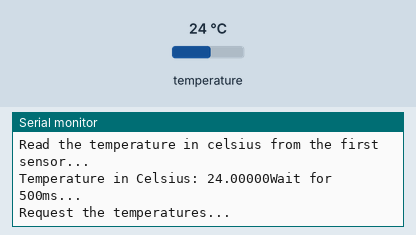
A sketch run on a simulated ESP32. On the bench: the last lines printed to the serial monitor. The inputs (shaded band) are chosen by the test bench; at power-on: temperature 24 °C.

Above: at 3.3 s.
3.4 s: temperature set to 12 °C
At 4.2 s:
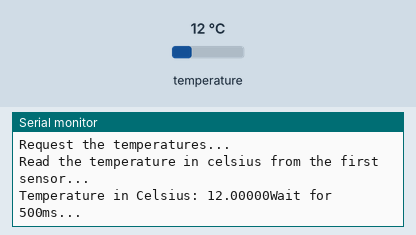
5.2 s: temperature set to 19 °C
At 6.2 s:
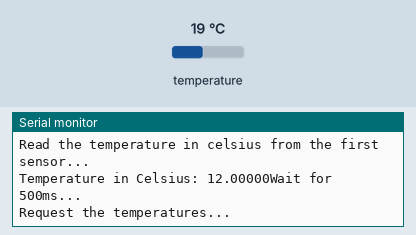
Timing chart, 0 to 8.2 s (numbered marks = the images above; inputs shaded):
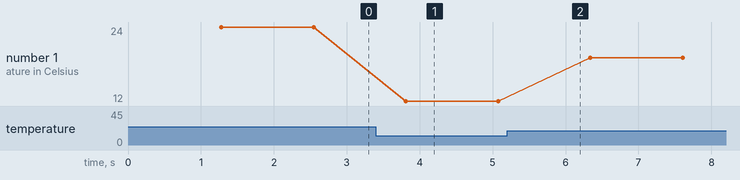

Measured:
- after the input at 3.4 s, the serial monitor: prints a new line after 0.41 s (image 1)
- plotted number 1: 24 → 12 after the input at 3.4 s, 12 → 19 after the input at 5.2 s

The sketch:

esp_32_temp.ino
```cpp
#include <OneWire.h>
#include <DallasTemperature.h>

constexpr int ONE_WIRE_BUS = 4;
OneWire oneWire(ONE_WIRE_BUS);
DallasTemperature sensors(&oneWire);

void setup()
{
    Serial.begin(115200);
    pinMode(ONE_WIRE_BUS, INPUT);
    sensors.begin();
    Serial.println("Setup done...");
}

void loop()
{
    Serial.println("Wait for 500ms...");
    delay(500);
    Serial.println("Request the temperatures...");
    sensors.requestTemperatures();
    Serial.println("Read the temperature in celsius from the first sensor...");
    float temperatur = sensors.getTempCByIndex(0);
    Serial.printf("Temperature in Celsius: %3.5f", temperatur);
}
```
